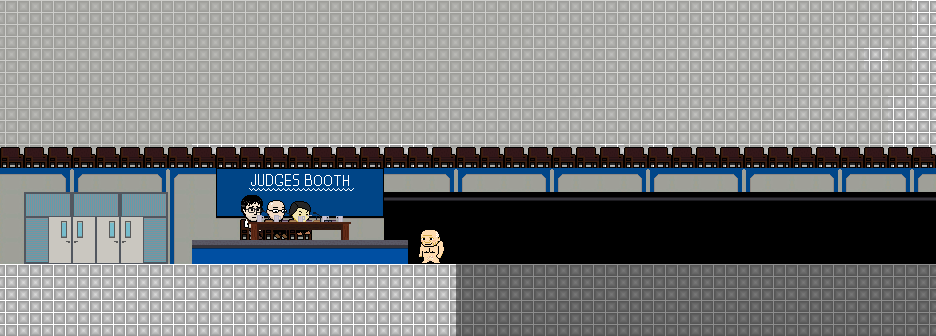

The image is a tile-based game level rendered from a .tmx file. Its description and source (layers, tilesets, objects; grid data summarised) follow:
An orthogonal 39x14 tile map with 24x24 px tiles, 4 tile layers (bg, Tile Layer 1, Tile Layer 2, Tile Layer 3), 1 hidden layer not drawn, 3 tilesets and 6 objects (4x info, door, liquid).

<map version="1.0" orientation="orthogonal" width="39" height="14" tilewidth="24" tileheight="24">
 <properties>
  <property name="autosave" value="false" />
  <property name="blue" value="159" />
  <property name="green" value="123" />
  <property name="red" value="104" />
  <property name="soundtrack" value="greendale-alt" />
  <property name="title" value="Borchert Hallway" />
 </properties>
 <tileset firstgid="1" name="pool" tilewidth="24" tileheight="24">
  <image source="../images/tilesets/pool.png" width="240" height="240" />
 </tileset>
 <tileset firstgid="101" name="greendale-hallways" tilewidth="24" tileheight="24">
  <image source="../images/tilesets/greendale-hallways.png" width="576" height="600" />
 </tileset>
 <tileset firstgid="701" name="collisions" tilewidth="24" tileheight="24">
  <image source="../images/tilesets/collisions.png" width="632" height="512" />
 </tileset>
 <layer name="bg" width="39" height="14">
  <data>[546 cells, 492 non-empty, 14 distinct tile ids]</data>
 </layer>
 <layer name="Tile Layer 1" width="39" height="14">
  <data>[546 cells, 358 non-empty, 19 distinct tile ids]</data>
 </layer>
 <layer name="Tile Layer 2" width="39" height="14">
  <data>[546 cells, 52 non-empty, 8 distinct tile ids]</data>
 </layer>
 <layer name="Tile Layer 3" width="39" height="14">
  <data>[546 cells, 73 non-empty, 13 distinct tile ids]</data>
 </layer>
 <layer name="collision" width="39" height="14" visible="0">
  <data>[546 cells, 113 non-empty, 5 distinct tile ids]</data>
 </layer>
 <objectgroup name="nodes" width="39" height="14">
  <object name="main" type="door" x="48" y="216" width="96" height="48">
   <properties>
    <property name="level" value="borchert-hallway" />
    <property name="to" value="pool" />
   </properties>
  </object>
  <object type="info" x="415" y="227" width="31" height="36">
   <properties>
    <property name="info" value="Busted! Hahaha!" />
   </properties>
  </object>
  <object type="liquid" x="456" y="264" width="480" height="72">
   <properties>
    <property name="drag" value="true" />
    <property name="opacity" value="0.7" />
    <property name="speed" value="0.2" />
    <property name="sprite" value="images/liquid/water2.png" />
   </properties>
  </object>
  <object type="info" x="266" y="200" width="19" height="38">
   <properties>
    <property name="info" value="state-of-the-art judge's table, which has its own built-in sound system,| so take that Yale." />
   </properties>
  </object>
  <object type="info" x="290" y="200" width="19" height="38">
   <properties>
    <property name="info" value=" Yeah, well, you got prince Charles over here, who's your drinking buddy. " />
   </properties>
  </object>
  <object type="info" x="243" y="199" width="19" height="38">
   <properties>
    <property name="info" value=" That's the difference. That's the qualifying factor. " />
   </properties>
  </object>
 </objectgroup>
</map>
